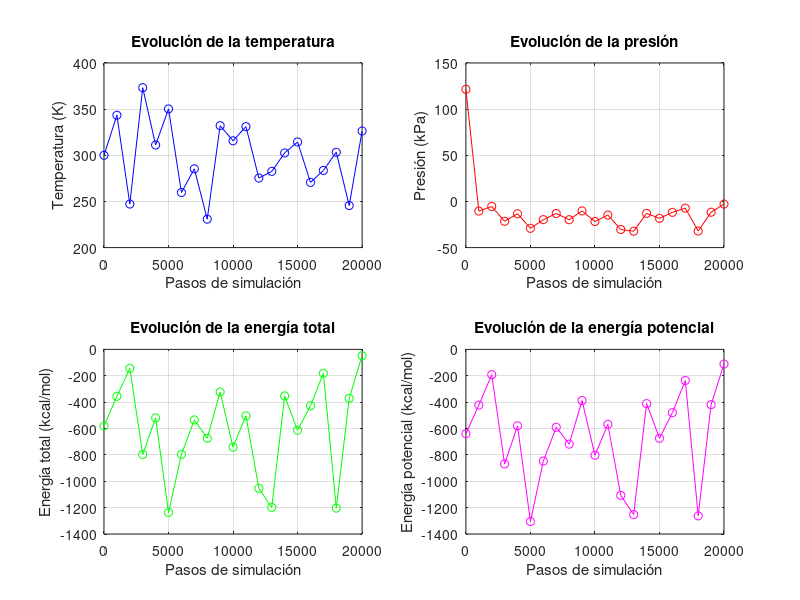
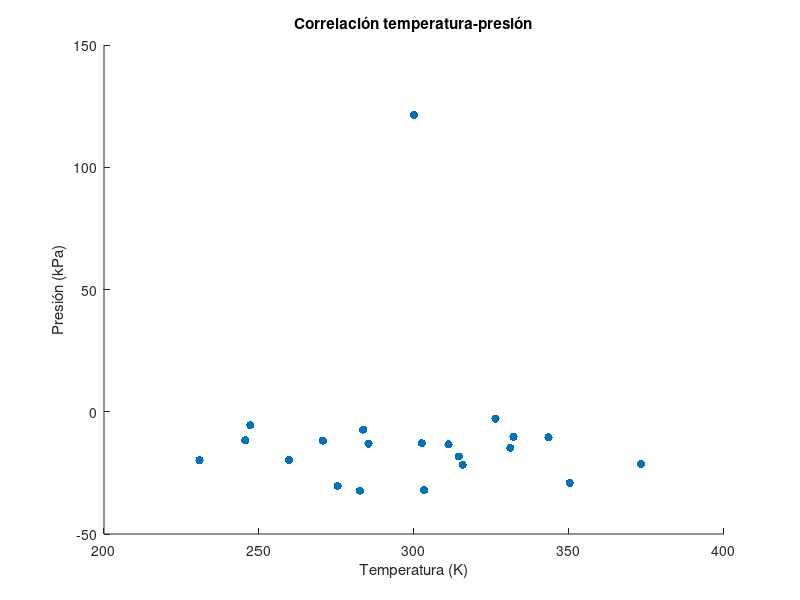

These charts were generated, in order, by the following MATLAB code: (Note: this script raises an error after producing the figures.)
% Script Octave para analizar datos de simulación LAMMPS

clear all
close all

% Datos extraídos manualmente del archivo de salida (cada 1000 pasos)
steps = [0:1000:20000]';
temp = [300.00, 343.38, 247.18, 373.22, 311.16, 350.24, 259.69, 285.35, 230.82, 332.09, ...
        315.71, 331.05, 275.33, 282.57, 302.53, 314.47, 270.64, 283.56, 303.27, 245.56, 326.32];
press = [121475.86, -10421.05, -5475.79, -21486.49, -13357.03, -29107.38, -19729.65, ...
         -13047.31, -19795.28, -10259.26, -21736.63, -14740.69, -30370.45, -32254.08, ...
         -12904.56, -18290.65, -11790.66, -7299.60, -32052.83, -11687.59, -2838.80];
tot_energy = [-581.08, -355.88, -143.86, -796.61, -519.39, -1237.41, -796.27, -535.18, ...
              -673.75, -323.69, -741.63, -504.16, -1053.61, -1198.29, -352.61, -613.21, ...
              -427.64, -181.11, -1203.80, -371.39, -47.61];
pot_energy = [-639.20, -422.41, -191.75, -868.92, -579.68, -1305.27, -846.58, -590.47, ...
              -718.47, -388.04, -802.80, -568.30, -1106.96, -1253.04, -411.23, -674.14, ...
              -480.08, -236.05, -1262.56, -418.97, -110.84];

% Análisis de datos
mean_temp = mean(temp)
std_temp = std(temp)
mean_press = mean(press)/1000  % en kPa
std_press = std(press)/1000
mean_energy = mean(tot_energy)
std_energy = std(tot_energy)

% Gráficas
figure;
subplot(2,2,1);
plot(steps, temp, 'b-o');
xlabel('Pasos de simulación');
ylabel('Temperatura (K)');
title('Evolución de la temperatura');
grid on;

subplot(2,2,2);
plot(steps, press/1000, 'r-o');
xlabel('Pasos de simulación');
ylabel('Presión (kPa)');
title('Evolución de la presión');
grid on;

subplot(2,2,3);
plot(steps, tot_energy, 'g-o');
xlabel('Pasos de simulación');
ylabel('Energía total (kcal/mol)');
title('Evolución de la energía total');
grid on;

subplot(2,2,4);
plot(steps, pot_energy, 'm-o');
xlabel('Pasos de simulación');
ylabel('Energía potencial (kcal/mol)');
title('Evolución de la energía potencial');
grid on;

% Correlación entre temperatura y presión
figure;
scatter(temp, press/1000, 'filled');
xlabel('Temperatura (K)');
ylabel('Presión (kPa)');
title('Correlación temperatura-presión');
lsline;
grid on;

% Histograma de temperaturas
figure;
hist(temp, 5);
xlabel('Temperatura (K)');
ylabel('Frecuencia');
title('Distribución de temperaturas');
grid on;
